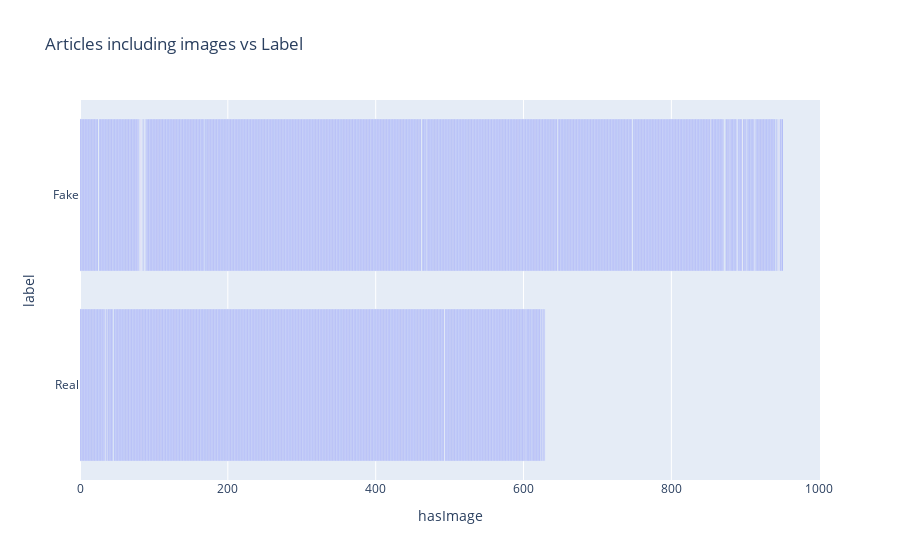

The notebook cell this image was saved under:
### Code cell
fig = px.bar(df, x='hasImage', y='label',title='Articles including images vs Label')
fig.show()

### Figure 1 — Plotly figure (JSON) as saved in the notebook; plotly's stock layout.template omitted (floating-point values rounded to 4 significant figures; data arrays with more than 128 entries replaced by an {"elided": "..."} marker saying what was removed)
{"data": [{"alignmentgroup": "True", "hovertemplate": "hasImage=%{x}<br>label=%{y}<extra></extra>", "legendgroup": "", "marker": {"color": "#636efa", "pattern": {"shape": ""}}, "name": "", "offsetgroup": "", "orientation": "h", "showlegend": false, "textposition": "auto", "type": "bar", "x": {"elided": "2045 int values"}, "xaxis": "x", "y": {"elided": "2045 str values"}, "yaxis": "y"}], "layout": {"barmode": "relative", "legend": {"tracegroupgap": 0}, "title": {"text": "Articles including images vs Label"}, "xaxis": {"anchor": "y", "domain": [0, 1], "title": {"text": "hasImage"}}, "yaxis": {"anchor": "x", "domain": [0, 1], "title": {"text": "label"}}}}
